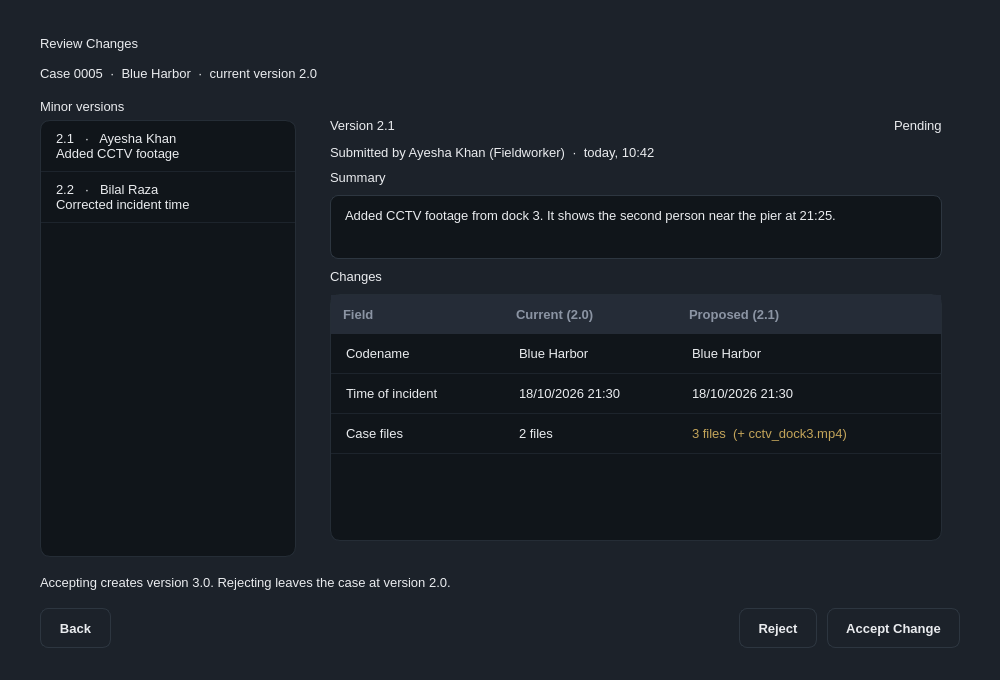
<?xml version="1.0" encoding="UTF-8"?>
<ui version="4.0">
 <class>MainWindow</class>
 <widget class="QMainWindow" name="MainWindow">
  <property name="geometry"><rect><x>0</x><y>0</y><width>1000</width><height>680</height></rect></property>
  <property name="windowTitle"><string>MainWindow</string></property>
  <property name="styleSheet"><string notr="true">/* Asche Yiu Police Department - dark / gold theme
   Shared by every .ui file. Widgets pick a style through the dynamic
   property  variant  (Qt Designer: Property Editor &gt; Dynamic Properties). */

QMainWindow, QDialog, QWidget#centralwidget { background: #1c222a; }
QWidget { color: #eaecef; font-family: "Inter", "SF Pro Text", "Segoe UI", "Helvetica Neue", sans-serif; font-size: 13px; }
QLabel { background: transparent; }
QCheckBox { background: transparent; spacing: 8px; }

/* ---- typography ---- */
QLabel[variant="title"]     { font-size: 20px; font-weight: 700; color: #eaecef; }
QLabel[variant="subtitle"]  { font-size: 13px; color: #8b94a3; }
QLabel[variant="field"]     { color: #8b94a3; }
QLabel[variant="section"]   { color: #eaecef; font-size: 14px; font-weight: 600; }
QLabel[variant="cardTitle"] { font-size: 16px; font-weight: 700; color: #eaecef; }
QLabel[variant="value"]     { font-size: 14px; font-weight: 600; color: #eaecef; }
QLabel[variant="hint"]      { color: #8b94a3; font-size: 12px; }
QLabel[variant="stat"]      { color: #c3a459; font-size: 22px; font-weight: 700; }
QFrame[variant="accent"]    { background: #c3a459; border: none; border-radius: 1px; }

/* ---- badges / icons ---- */
QLabel[variant="badgeGold"]  { background: rgba(195,164,89,40);  color: #c3a459; border-radius: 10px; padding: 3px 10px; font-size: 11px; font-weight: 700; }
QLabel[variant="badgeGreen"] { background: rgba(111,159,125,40); color: #7fb08c; border-radius: 10px; padding: 3px 10px; font-size: 11px; font-weight: 700; }
QLabel[variant="badgeRed"]   { background: rgba(184,105,95,45);  color: #cf7d72; border-radius: 10px; padding: 3px 10px; font-size: 11px; font-weight: 700; }
QLabel[variant="badgeMuted"] { background: rgba(139,148,163,35); color: #aab2bf; border-radius: 10px; padding: 3px 10px; font-size: 11px; font-weight: 700; }
QLabel[variant="avatar"]     { background: #c3a459; color: #10151a; border-radius: 24px; font-size: 16px; font-weight: 700; }
QLabel[variant="iconGold"]   { background: rgba(195,164,89,40);  color: #c3a459; border-radius: 30px; font-size: 26px; font-weight: 700; }
QLabel[variant="iconRed"]    { background: rgba(184,105,95,45);  color: #cf7d72; border-radius: 30px; font-size: 26px; font-weight: 700; }

/* ---- containers ---- */
QFrame[variant="card"]      { background: #252c37; border: 1px solid #2d3640; border-radius: 12px; }
QFrame[variant="notice"]    { background: rgba(195,164,89,26);  border: 1px solid rgba(195,164,89,90);  border-radius: 8px; }
QFrame[variant="noticeRed"] { background: rgba(184,105,95,30);  border: 1px solid rgba(184,105,95,100); border-radius: 8px; }
QFrame[variant="dropzone"]  { background: #10151a; border: 1px dashed #3a4552; border-radius: 10px; }
QFrame[variant="card"] QLabel, QFrame[variant="notice"] QLabel, QFrame[variant="noticeRed"] QLabel, QFrame[variant="dropzone"] QLabel { border: none; }

/* ---- inputs ---- */
QLineEdit, QTextEdit, QPlainTextEdit, QDateTimeEdit, QSpinBox, QDoubleSpinBox, QComboBox {
    background: #10151a; border: 1px solid #2d3640; border-radius: 8px; padding: 8px 10px; min-height: 20px;
    selection-background-color: #c3a459; selection-color: #10151a; }
QLineEdit:focus, QTextEdit:focus, QPlainTextEdit:focus, QDateTimeEdit:focus, QSpinBox:focus, QDoubleSpinBox:focus, QComboBox:focus { border: 1px solid #c3a459; }
QLineEdit[readOnly="true"], QPlainTextEdit[readOnly="true"], QTextEdit[readOnly="true"] { background: #161c22; color: #eaecef; }
QComboBox QAbstractItemView { background: #10151a; border: 1px solid #2d3640; selection-background-color: #2b3440; selection-color: #eaecef; outline: 0; }

/* ---- buttons ---- */
QPushButton { background: #1c222a; border: 1px solid #2d3640; border-radius: 8px; padding: 9px 18px; min-height: 20px; font-weight: 600; color: #eaecef; }
QPushButton:hover { background: #232b35; border-color: #3a4552; }
QPushButton:pressed { background: #10151a; }
QPushButton:disabled { color: #5b6573; border-color: #252d36; }
QPushButton[variant="primary"] { background: #c3a459; border: 1px solid #c3a459; color: #10151a; font-weight: 700; }
QPushButton[variant="primary"]:hover { background: #cfb26a; border-color: #cfb26a; }
QPushButton[variant="primary"]:pressed { background: #b39549; }
QPushButton[variant="primary"]:disabled { background: #4a4332; border-color: #4a4332; color: #8a8168; }
QPushButton[variant="accept"] { background: #273235; border: 1px solid #34483f; color: #7fb08c; font-weight: 700; }
QPushButton[variant="accept"]:hover { background: #2c3a3d; }
QPushButton[variant="reject"] { background: #2f2b31; border: 1px solid #4a3638; color: #cf7d72; font-weight: 700; }
QPushButton[variant="reject"]:hover { background: #352e34; }
QPushButton[variant="tile"] { background: #252c37; border: 1px solid #2d3640; border-radius: 12px; padding: 16px 20px; text-align: left; font-size: 14px; font-weight: 500; }
QPushButton[variant="tile"]:hover { border-color: #c3a459; background: #29313d; }

/* ---- lists / tables ---- */
QListWidget, QTableWidget, QTreeWidget { background: #10151a; border: 1px solid #252d36; border-radius: 10px; outline: 0; gridline-color: transparent; alternate-background-color: #131920; }
QListWidget::item { padding: 10px 12px; border-bottom: 1px solid #1d242c; }
QListWidget::item:selected, QTableWidget::item:selected { background: #232b35; color: #eaecef; }
QListWidget::item:hover, QTableWidget::item:hover { background: #1a2129; }
QTableWidget::item { padding: 8px 12px; border-bottom: 1px solid #1d242c; }
QHeaderView { background: #252c37; border: none; border-top-left-radius: 10px; border-top-right-radius: 10px; }
QHeaderView::section { background: #252c37; color: #8b94a3; font-weight: 600; border: none; padding: 10px 12px; }
QTableCornerButton::section { background: #252c37; border: none; }
QTableView::indicator, QListView::indicator, QCheckBox::indicator { width: 16px; height: 16px; border: 1px solid #3a4552; border-radius: 4px; background: #10151a; }
QTableView::indicator:checked, QListView::indicator:checked, QCheckBox::indicator:checked { background: #c3a459; border-color: #c3a459; }

/* ---- tabs ---- */
QTabWidget::pane { border: none; top: 8px; }
QTabBar::tab { background: transparent; color: #8b94a3; padding: 8px 16px; margin-right: 4px; border: none; border-bottom: 2px solid #2d3640; font-weight: 600; }
QTabBar::tab:selected { color: #eaecef; border-bottom: 2px solid #c3a459; }
QTabBar::tab:hover:!selected { color: #c9ced6; }

/* ---- scrollbars ---- */
QScrollBar:vertical { background: transparent; width: 10px; margin: 2px; }
QScrollBar::handle:vertical { background: #2d3640; border-radius: 3px; min-height: 24px; }
QScrollBar:horizontal { background: transparent; height: 10px; margin: 2px; }
QScrollBar::handle:horizontal { background: #2d3640; border-radius: 3px; min-width: 24px; }
QScrollBar::add-line, QScrollBar::sub-line { width: 0; height: 0; }
QScrollBar::add-page, QScrollBar::sub-page { background: transparent; }

/* spin boxes: keep typing area clean, arrows via keyboard / wheel */
QSpinBox::up-button, QSpinBox::down-button, QDoubleSpinBox::up-button, QDoubleSpinBox::down-button { width: 0; border: none; }
</string></property>
  <widget class="QWidget" name="centralwidget"><layout class="QVBoxLayout" name="layout_141"><property name="leftMargin"><number>40</number></property><property name="topMargin"><number>36</number></property><property name="rightMargin"><number>40</number></property><property name="bottomMargin"><number>32</number></property><property name="spacing"><number>18</number></property><item><layout class="QVBoxLayout" name="layout_137"><property name="leftMargin"><number>0</number></property><property name="topMargin"><number>0</number></property><property name="rightMargin"><number>0</number></property><property name="bottomMargin"><number>0</number></property><property name="spacing"><number>6</number></property><item><widget class="QLabel" name="lblTitle"><property name="variant" stdset="0"><string>title</string></property><property name="text"><string>Review Changes</string></property></widget></item><item><widget class="QFrame" name="qframe_135"><property name="variant" stdset="0"><string>accent</string></property><property name="minimumSize"><size><width>32</width><height>3</height></size></property><property name="maximumSize"><size><width>32</width><height>3</height></size></property></widget></item><item><widget class="QLabel" name="qlabel_136"><property name="variant" stdset="0"><string>subtitle</string></property><property name="text"><string>Case 0005  ·  Blue Harbor  ·  current version 2.0</string></property></widget></item></layout></item><item><layout class="QHBoxLayout" name="layout_138" stretch="0,1"><property name="leftMargin"><number>0</number></property><property name="topMargin"><number>0</number></property><property name="rightMargin"><number>0</number></property><property name="bottomMargin"><number>0</number></property><property name="spacing"><number>16</number></property><item><layout class="QVBoxLayout" name="layout_129"><property name="leftMargin"><number>0</number></property><property name="topMargin"><number>0</number></property><property name="rightMargin"><number>0</number></property><property name="bottomMargin"><number>0</number></property><property name="spacing"><number>6</number></property><item><widget class="QLabel" name="qlabel_128"><property name="variant" stdset="0"><string>field</string></property><property name="text"><string>Minor versions</string></property></widget></item><item><widget class="QListWidget" name="lstMinorVersions"><property name="editTriggers"><enum>QAbstractItemView::NoEditTriggers</enum></property><property name="minimumSize"><size><width>0</width><height>200</height></size></property><item><property name="text"><string>2.1   ·   Ayesha Khan
Added CCTV footage</string></property></item><item><property name="text"><string>2.2   ·   Bilal Raza
Corrected incident time</string></property></item></widget></item></layout></item><item><widget class="QFrame" name="frameDetail"><property name="variant" stdset="0"><string>card</string></property><property name="minimumSize"><size><width>0</width><height>0</height></size></property><layout class="QVBoxLayout" name="layout_134"><property name="leftMargin"><number>18</number></property><property name="topMargin"><number>16</number></property><property name="rightMargin"><number>18</number></property><property name="bottomMargin"><number>16</number></property><property name="spacing"><number>10</number></property><item><layout class="QHBoxLayout" name="layout_131"><property name="leftMargin"><number>0</number></property><property name="topMargin"><number>0</number></property><property name="rightMargin"><number>0</number></property><property name="bottomMargin"><number>0</number></property><item><widget class="QLabel" name="lblVersion"><property name="variant" stdset="0"><string>cardTitle</string></property><property name="text"><string>Version 2.1</string></property></widget></item><item><spacer name="spacer_130"><property name="orientation"><enum>Qt::Horizontal</enum></property><property name="sizeHint" stdset="0"><size><width>20</width><height>20</height></size></property></spacer></item><item><widget class="QLabel" name="lblState"><property name="variant" stdset="0"><string>badgeGold</string></property><property name="text"><string>Pending</string></property></widget></item></layout></item><item><widget class="QLabel" name="lblSubmittedBy"><property name="variant" stdset="0"><string>subtitle</string></property><property name="text"><string>Submitted by Ayesha Khan (Fieldworker)  ·  today, 10:42</string></property></widget></item><item><widget class="QLabel" name="qlabel_132"><property name="variant" stdset="0"><string>field</string></property><property name="text"><string>Summary</string></property></widget></item><item><widget class="QPlainTextEdit" name="txtSummary"><property name="plainText"><string>Added CCTV footage from dock 3. It shows the second person near the pier at 21:25.</string></property><property name="readOnly"><bool>true</bool></property><property name="minimumSize"><size><width>0</width><height>56</height></size></property><property name="maximumSize"><size><width>16777215</width><height>64</height></size></property></widget></item><item><widget class="QLabel" name="qlabel_133"><property name="variant" stdset="0"><string>field</string></property><property name="text"><string>Changes</string></property></widget></item><item><widget class="QTableWidget" name="tblDiff"><property name="rowCount"><number>3</number></property><property name="columnCount"><number>3</number></property><property name="editTriggers"><enum>QAbstractItemView::NoEditTriggers</enum></property><property name="selectionBehavior"><enum>QAbstractItemView::SelectRows</enum></property><property name="selectionMode"><enum>QAbstractItemView::SingleSelection</enum></property><property name="showGrid"><bool>false</bool></property><property name="horizontalScrollBarPolicy"><enum>Qt::ScrollBarAlwaysOff</enum></property><property name="minimumSize"><size><width>0</width><height>170</height></size></property><attribute name="horizontalHeaderDefaultSectionSize"><number>173</number></attribute><attribute name="horizontalHeaderStretchLastSection"><bool>true</bool></attribute><attribute name="verticalHeaderVisible"><bool>false</bool></attribute><attribute name="verticalHeaderDefaultSectionSize"><number>40</number></attribute><column><property name="text"><string>Field</string></property><property name="textAlignment"><set>Qt::AlignLeading|Qt::AlignVCenter</set></property></column><column><property name="text"><string>Current (2.0)</string></property><property name="textAlignment"><set>Qt::AlignLeading|Qt::AlignVCenter</set></property></column><column><property name="text"><string>Proposed (2.1)</string></property><property name="textAlignment"><set>Qt::AlignLeading|Qt::AlignVCenter</set></property></column><item row="0" column="0"><property name="text"><string>Codename</string></property></item><item row="0" column="1"><property name="text"><string>Blue Harbor</string></property></item><item row="0" column="2"><property name="text"><string>Blue Harbor</string></property></item><item row="1" column="0"><property name="text"><string>Time of incident</string></property></item><item row="1" column="1"><property name="text"><string>18/10/2026 21:30</string></property></item><item row="1" column="2"><property name="text"><string>18/10/2026 21:30</string></property></item><item row="2" column="0"><property name="text"><string>Case files</string></property></item><item row="2" column="1"><property name="text"><string>2 files</string></property></item><item row="2" column="2"><property name="text"><string>3 files  (+ cctv_dock3.mp4)</string></property><property name="foreground"><brush brushstyle="SolidPattern"><color alpha="255"><red>195</red><green>164</green><blue>89</blue></color></brush></property></item></widget></item></layout></widget></item></layout></item><item><widget class="QLabel" name="lblOutcomeHint"><property name="variant" stdset="0"><string>hint</string></property><property name="text"><string>Accepting creates version 3.0. Rejecting leaves the case at version 2.0.</string></property></widget></item><item><layout class="QHBoxLayout" name="layout_140"><property name="leftMargin"><number>0</number></property><property name="topMargin"><number>0</number></property><property name="rightMargin"><number>0</number></property><property name="bottomMargin"><number>0</number></property><property name="spacing"><number>10</number></property><item><widget class="QPushButton" name="btnBack"><property name="text"><string>Back</string></property></widget></item><item><spacer name="spacer_139"><property name="orientation"><enum>Qt::Horizontal</enum></property><property name="sizeHint" stdset="0"><size><width>20</width><height>20</height></size></property></spacer></item><item><widget class="QPushButton" name="btnReject"><property name="variant" stdset="0"><string>reject</string></property><property name="text"><string>Reject</string></property></widget></item><item><widget class="QPushButton" name="btnAccept"><property name="variant" stdset="0"><string>accept</string></property><property name="text"><string>Accept Change</string></property></widget></item></layout></item></layout></widget>
 </widget>
 <resources/>
 <connections/>
</ui>
